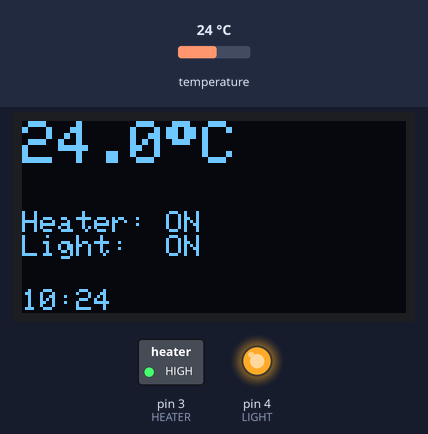
The sketch below on a simulated Arduino Nano, built with avr-gcc and run on an emulated ATmega328P. Parts: 128×64 one-colour display, switched loads named in the sketch (green lamp = pin HIGH), output pins drawn as LEDs (lit = HIGH). Inputs (shaded band) come from the test bench; at power-on: temperature 24 °C. The local clock reads 2024-03-15 10:24:30 at power-on unless the sketch sets it.

Above: at 4.4 s.
4.5 s: temperature set to 24.9 °C
At 7.0 s:
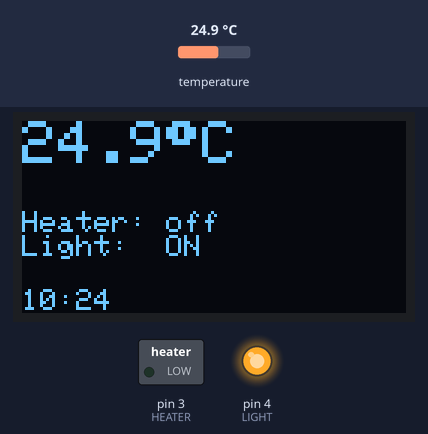
8.3 s: temperature set to 12 °C
At 10.2 s:
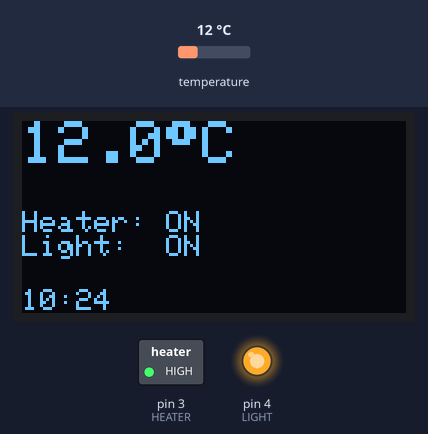
12.1 s: temperature set to 19 °C
At 15.3 s:
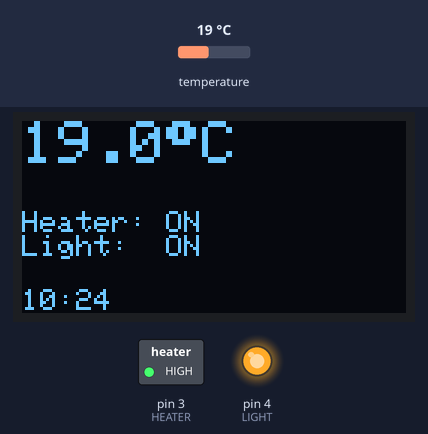
Timing chart, 0 to 16.8 s (numbered marks = the images above; inputs shaded):
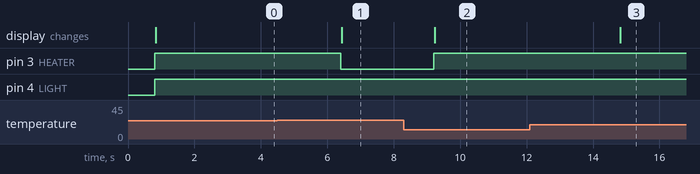

The sketch:

aquarium_controller.ino
```cpp
// Reads temperature from a DS18B20 and current time from a DS3231, controls heater and light relays based on temperature and a daily schedule, and updates an SSD1306 OLED display with status.
//
// Full tutorial: https://shillehtek.com/blogs/news/arduino-nano-ds18b20-aquarium-controller
// Parts used: https://shillehtek.com/products/ds18b20-waterproof-digital-temp-sensor-probe-1m-for-arduino-pi
//             https://shillehtek.com/products/ds3231-at24c32-iic-module-precision-rtc-module-with-cr2032-battery
//             https://shillehtek.com/products/2-channel-5v-relay-module
// More examples: https://github.com/shillehbean/shillehtek-examples
//

#include <Wire.h>
#include <OneWire.h>
#include <DallasTemperature.h>
#include <RTClib.h>
#include <Adafruit_GFX.h>
#include <Adafruit_SSD1306.h>

OneWire bus(2); DallasTemperature ds(&bus);
RTC_DS3231 rtc;
Adafruit_SSD1306 oled(128, 64, &Wire, -1);
const int HEATER = 3, LIGHT = 4;
const float TARGET_C = 25.0, BAND = 0.5;
const int LIGHT_ON_HOUR = 8, LIGHT_OFF_HOUR = 20;

void setup() {
  pinMode(HEATER, OUTPUT); pinMode(LIGHT, OUTPUT);
  ds.begin(); rtc.begin();
  oled.begin(SSD1306_SWITCHCAPVCC, 0x3C);
}

void loop() {
  ds.requestTemperatures();
  float t = ds.getTempCByIndex(0);
  DateTime now = rtc.now();

  bool heaterOn = t < (TARGET_C - BAND);
  bool lightOn  = now.hour() >= LIGHT_ON_HOUR && now.hour() < LIGHT_OFF_HOUR;
  digitalWrite(HEATER, heaterOn ? HIGH : LOW);
  digitalWrite(LIGHT,  lightOn  ? HIGH : LOW);

  oled.clearDisplay();
  oled.setTextColor(SSD1306_WHITE);
  oled.setTextSize(2); oled.setCursor(0, 0);
  oled.print(t, 1); oled.print((char)247); oled.print("C");
  oled.setTextSize(1); oled.setCursor(0, 30);
  oled.print("Heater: "); oled.println(heaterOn ? "ON" : "off");
  oled.print("Light:  "); oled.println(lightOn ? "ON" : "off");
  oled.setCursor(0, 56);
  oled.print(now.hour()); oled.print(':');
  if (now.minute() < 10) oled.print('0'); oled.print(now.minute());
  oled.display();
  delay(2000);
}
```

Measured:
- the behaviour switches between 24.4 and 24.5 °C on temperature (found by bisection; images 0 and 1)
- after the input at 4.5 s, pin 3 (HEATER): HIGH → LOW after 1.9 s; the display: changes after 1.9 s (image 1)
- after the input at 8.3 s, pin 3 (HEATER): LOW → HIGH after 0.90 s; the display: changes after 0.93 s (image 2)
- after the input at 12.1 s, the display: changes after 2.7 s (image 3)
